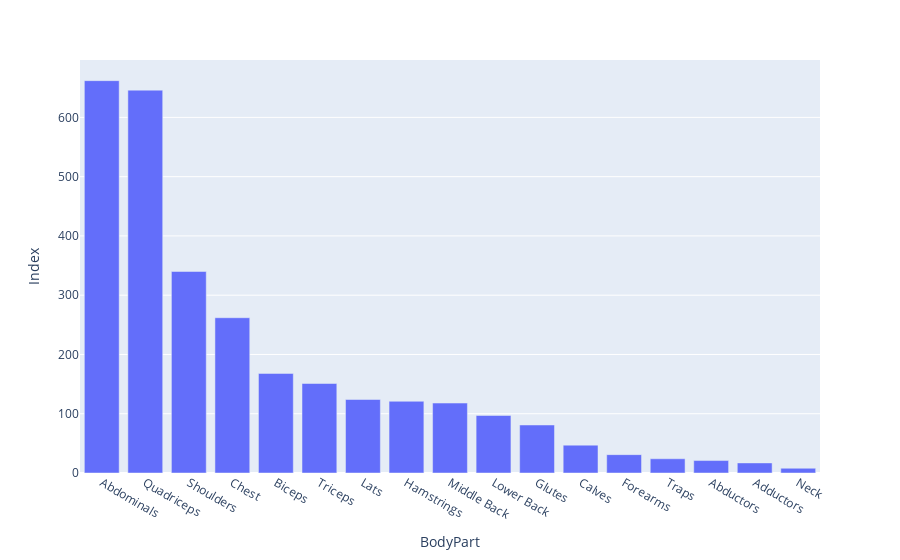

Source (notebook cell):
### Code cell
count_exercises= count_exercises.sort_values(by='Index', ascending= False)
fig = px.bar(count_exercises, x=count_exercises.index, y='Index')
fig.show()

### Figure 1 — Plotly figure (JSON) as saved in the notebook; plotly's stock layout.template omitted (floating-point values rounded to 4 significant figures)
{"data": [{"alignmentgroup": "True", "hovertemplate": "BodyPart=%{x}<br>Index=%{y}<extra></extra>", "legendgroup": "", "marker": {"color": "#636efa", "pattern": {"shape": ""}}, "name": "", "offsetgroup": "", "orientation": "v", "showlegend": false, "textposition": "auto", "type": "bar", "x": ["Abdominals", "Quadriceps", "Shoulders", "Chest", "Biceps", "Triceps", "Lats", "Hamstrings", "Middle Back", "Lower Back", "Glutes", "Calves", "Forearms", "Traps", "Abductors", "Adductors", "Neck"], "xaxis": "x", "y": [662, 646, 340, 262, 168, 151, 124, 121, 118, 97, 81, 47, 31, 24, 21, 17, 8], "yaxis": "y"}], "layout": {"autosize": true, "barmode": "relative", "legend": {"tracegroupgap": 0}, "margin": {"t": 60}, "xaxis": {"anchor": "y", "autorange": true, "domain": [0, 1], "range": [-0.5, 16.5], "title": {"text": "BodyPart"}, "type": "category"}, "yaxis": {"anchor": "x", "autorange": true, "domain": [0, 1], "range": [0, 696.8], "title": {"text": "Index"}, "type": "linear"}}}
